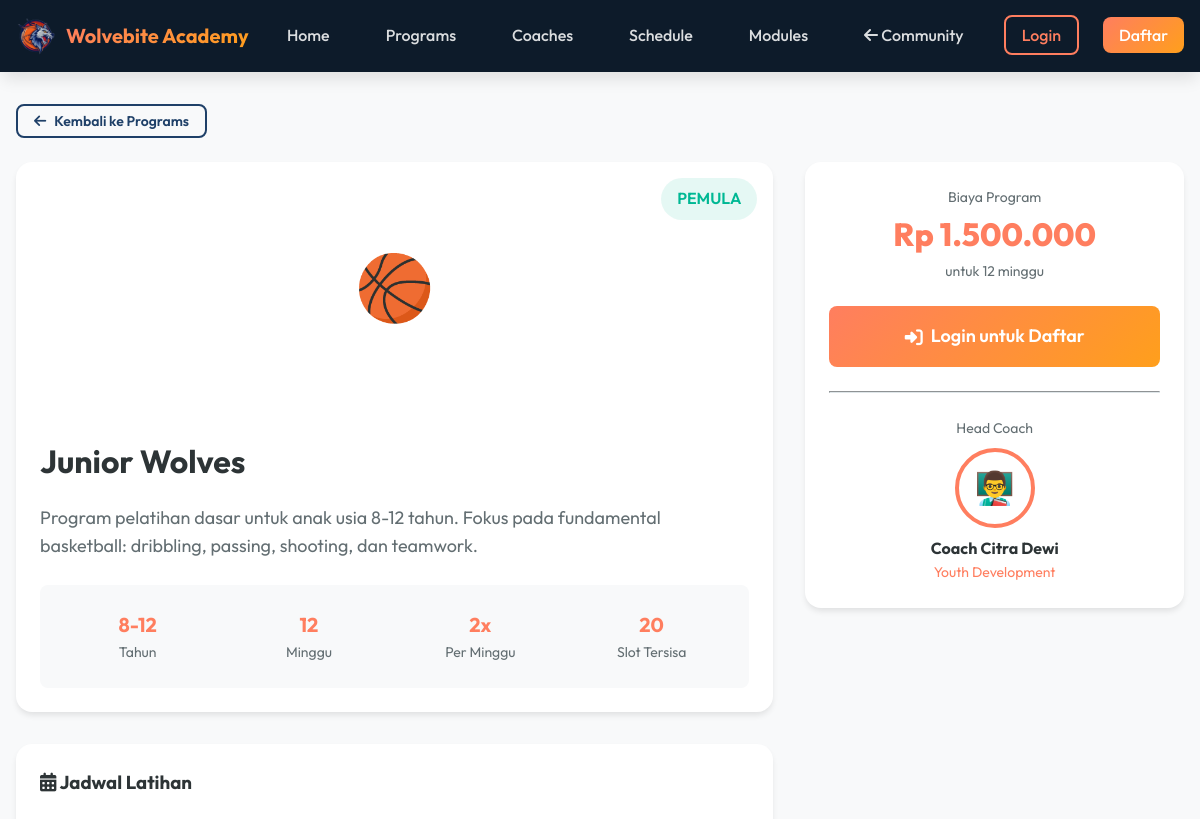
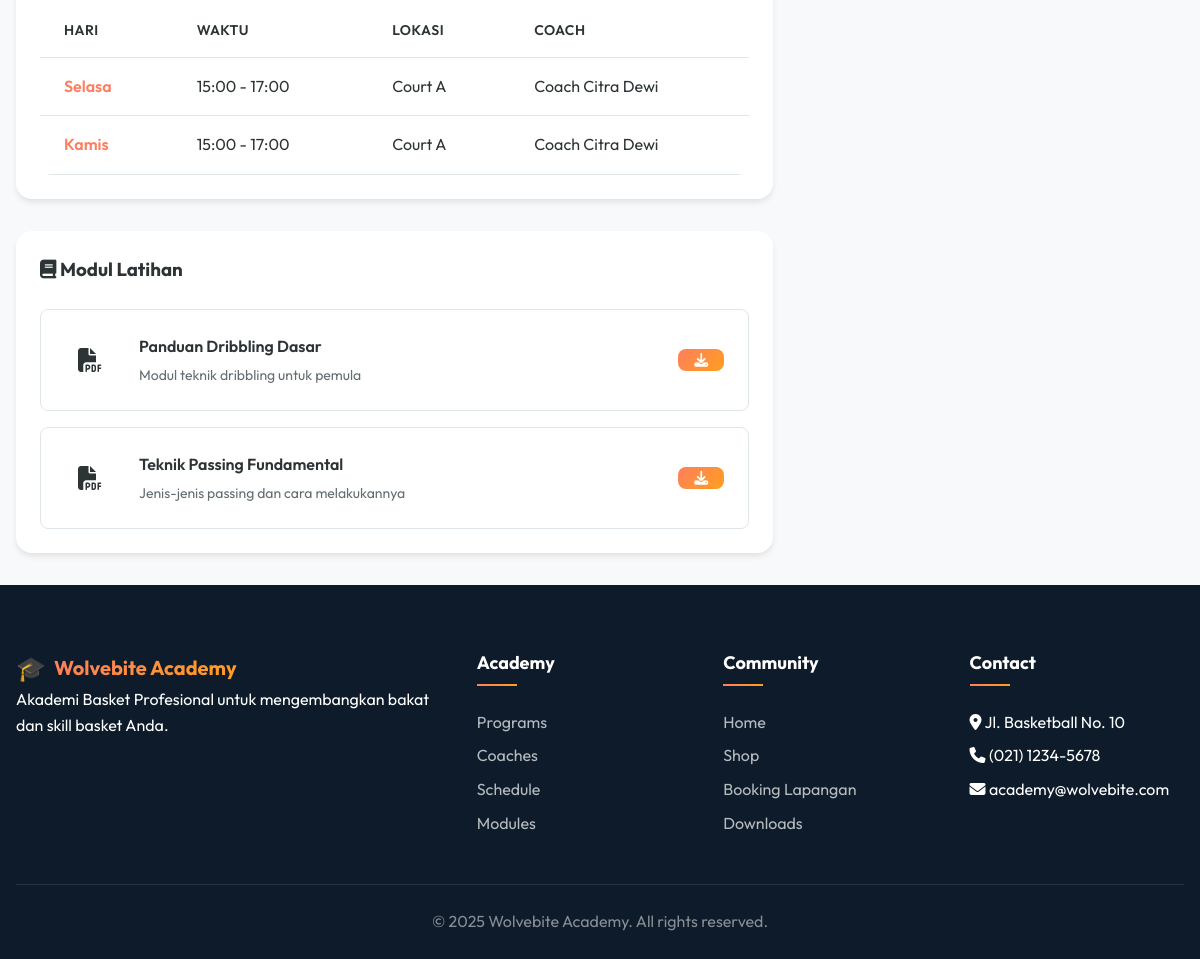
Page /academy/program-detail.php?slug=junior-wolves on the committed database (2 pictures, top to bottom).
### tables this page shows
CREATE TABLE IF NOT EXISTS academy_programs (
    id INT AUTO_INCREMENT PRIMARY KEY,
    name VARCHAR(100) NOT NULL,
    slug VARCHAR(100) UNIQUE,
    description TEXT,
    level ENUM('beginner', 'intermediate', 'advanced', 'elite') DEFAULT 'beginner',
    age_min INT DEFAULT 0,
    age_max INT DEFAULT 99,
    duration_weeks INT DEFAULT 12,
    sessions_per_week INT DEFAULT 2,
    price DECIMAL(12,2) NOT NULL DEFAULT 0,
    max_participants INT DEFAULT 20,
    coach_id INT,
    image VARCHAR(255),
    status ENUM('active', 'inactive', 'full') DEFAULT 'active',
    created_at TIMESTAMP DEFAULT CURRENT_TIMESTAMP,
    updated_at TIMESTAMP DEFAULT CURRENT_TIMESTAMP ON UPDATE CURRENT_TIMESTAMP,
    FOREIGN KEY (coach_id) REFERENCES academy_coaches(id) ON DELETE SET NULL
);

CREATE TABLE IF NOT EXISTS academy_schedule (
    id INT AUTO_INCREMENT PRIMARY KEY,
    program_id INT NOT NULL,
    coach_id INT,
    day_of_week ENUM('monday', 'tuesday', 'wednesday', 'thursday', 'friday', 'saturday', 'sunday') NOT NULL,
    start_time TIME NOT NULL,
    end_time TIME NOT NULL,
    location VARCHAR(100) DEFAULT 'Court A',
    max_capacity INT DEFAULT 20,
    notes TEXT,
    status ENUM('active', 'cancelled') DEFAULT 'active',
    created_at TIMESTAMP DEFAULT CURRENT_TIMESTAMP,
    FOREIGN KEY (program_id) REFERENCES academy_programs(id) ON DELETE CASCADE,
    FOREIGN KEY (coach_id) REFERENCES academy_coaches(id) ON DELETE SET NULL
);

CREATE TABLE IF NOT EXISTS academy_coaches (
    id INT AUTO_INCREMENT PRIMARY KEY,
    name VARCHAR(100) NOT NULL,
    email VARCHAR(100) UNIQUE,
    phone VARCHAR(20),
    specialization VARCHAR(100),
    bio TEXT,
    photo VARCHAR(255),
    experience_years INT DEFAULT 0,
    certifications TEXT,
    status ENUM('active', 'inactive') DEFAULT 'active',
    created_at TIMESTAMP DEFAULT CURRENT_TIMESTAMP,
    updated_at TIMESTAMP DEFAULT CURRENT_TIMESTAMP ON UPDATE CURRENT_TIMESTAMP
);

CREATE TABLE IF NOT EXISTS academy_modules (
    id INT AUTO_INCREMENT PRIMARY KEY,
    program_id INT,
    title VARCHAR(200) NOT NULL,
    description TEXT,
    filename VARCHAR(255) NOT NULL,
    original_name VARCHAR(255) NOT NULL,
    file_type VARCHAR(50),
    file_size INT DEFAULT 0,
    module_order INT DEFAULT 0,
    is_public BOOLEAN DEFAULT FALSE,
    uploaded_by INT,
    created_at TIMESTAMP DEFAULT CURRENT_TIMESTAMP,
    FOREIGN KEY (program_id) REFERENCES academy_programs(id) ON DELETE CASCADE,
    FOREIGN KEY (uploaded_by) REFERENCES users(id) ON DELETE SET NULL
);

### includes/functions.php (called while the page is built, shortened)
<?php
function isLoggedIn()
{
    return isset($_SESSION['user_id']);
}
function isAdmin()
{
    return isset($_SESSION['role']) && $_SESSION['role'] === 'admin';
}
function sanitize($input)
{
    return htmlspecialchars(trim($input), ENT_QUOTES, 'UTF-8');
}
function escapeSQL($conn, $input)
{
    return mysqli_real_escape_string($conn, trim($input));
}
function formatRupiah($amount)
{
    return 'Rp ' . number_format($amount, 0, ',', '.');
}
function formatTime($time)
{
    return date('H:i', strtotime($time));
}
?>

### academy/includes/functions.php (called while the page is built, shortened)
<?php
require_once __DIR__ . '/../../includes/functions.php';
function getProgram($identifier)
{
    global $conn;
    $identifier = escapeSQL($conn, $identifier);
    $sql = "SELECT p.*, c.name as coach_name, c.photo as coach_photo, c.specialization, c.bio as coach_bio
            FROM academy_programs p
            LEFT JOIN academy_coaches c ON p.coach_id = c.id
            WHERE p.id = '$identifier' OR p.slug = '$identifier'";
    $result = mysqli_query($conn, $sql);
    return mysqli_fetch_assoc($result);
}
function getProgramSchedule($program_id)
{
    global $conn;
    $program_id = (int) $program_id;
    return mysqli_query($conn, "SELECT s.*, c.name as coach_name
                                FROM academy_schedule s
                                LEFT JOIN academy_coaches c ON s.coach_id = c.id
                                WHERE s.program_id = $program_id AND s.status = 'active'
                                ORDER BY FIELD(s.day_of_week, 'monday', 'tuesday', 'wednesday', 'thursday', 'friday', 'saturday', 'sunday'), s.start_time");
}
function getProgramModules($program_id, $user_id = null)
{
    global $conn;
    $program_id = (int) $program_id;
    $enrolled = $user_id ? isEnrolled($user_id, $program_id) : false;
    $sql = "SELECT * FROM academy_modules WHERE program_id = $program_id";
    if (!$enrolled && !isAdmin()) {
        $sql .= " AND is_public = TRUE";
    }
    $sql .= " ORDER BY module_order ASC, created_at ASC";
    return mysqli_query($conn, $sql);
}
function getEnrollmentCount($program_id)
{
    global $conn;
    $program_id = (int) $program_id;
    $result = mysqli_query($conn, "SELECT COUNT(*) as count FROM academy_enrollments
                                   WHERE program_id = $program_id AND status IN ('approved', 'pending')");
    $row = mysqli_fetch_assoc($result);
    return $row['count'];
}
function formatDay($day)
{
    $days = [
        'monday' => 'Senin',
        'tuesday' => 'Selasa',
        'wednesday' => 'Rabu',
        'thursday' => 'Kamis',
        'friday' => 'Jumat',
        'saturday' => 'Sabtu',
        'sunday' => 'Minggu'
    ];
    return $days[$day] ?? $day;
}
function formatLevel($level)
{
    $levels = [
        'beginner' => 'Pemula',
        'intermediate' => 'Menengah',
        'advanced' => 'Lanjutan',
        'elite' => 'Elite'
    ];
    return $levels[$level] ?? $level;
}
function getLevelBadge($level)
{
    $badges = [
        'beginner' => 'badge-success',
        'intermediate' => 'badge-info',
        'advanced' => 'badge-warning',
        'elite' => 'badge-primary'
    ];
    return $badges[$level] ?? 'badge-secondary';
}
?>

### academy/program-detail.php (the view, shortened to what this page needs)
<?php
require_once 'includes/header.php';
$slug = $_GET['slug'] ?? '';
$program = getProgram($slug);
$schedules = getProgramSchedule($program['id']);
$modules = getProgramModules($program['id'], isLoggedIn() ? $_SESSION['user_id'] : null);
$isUserEnrolled = isLoggedIn() && isEnrolled($_SESSION['user_id'], $program['id']);
$enrolledCount = getEnrollmentCount($program['id']);
$spotsLeft = $program['max_participants'] - $enrolledCount;
?>
<div class="container">
    <div style="margin-bottom: var(--space-lg);">
        <a href="programs.php" class="btn btn-outline btn-sm">
            <i class="fas fa-arrow-left"></i> Kembali ke Programs
        </a>
    </div>
    <div style="display: grid; grid-template-columns: 2fr 1fr; gap: var(--space-xl);">
        <div>
            <div class="card" style="margin-bottom: var(--space-xl);">
                <div class="program-card-image"
                    style="height: 250px; border-radius: var(--radius-lg) var(--radius-lg) 0 0;">
                    🏀
                    <span class="level-badge badge <?php echo getLevelBadge($program['level']); ?>"
                        style="font-size: var(--font-size-base); padding: var(--space-sm) var(--space-md);">
                        <?php echo formatLevel($program['level']); ?>
                    </span>
                </div>
                <div class="card-body">
                    <h1 style="margin-bottom: var(--space-md);"><?php echo sanitize($program['name']); ?></h1>
                    <p
                        style="font-size: var(--font-size-lg); color: var(--text-light); margin-bottom: var(--space-lg);">
                        <?php echo sanitize($program['description']); ?>
                    </p>
                    <div
                        style="display: grid; grid-template-columns: repeat(4, 1fr); gap: var(--space-lg); padding: var(--space-lg); background: var(--bg-color); border-radius: var(--radius-md);">
                        <div style="text-align: center;">
                            <div style="font-size: var(--font-size-xl); font-weight: 700; color: var(--accent-color);">
                                <?php echo $program['age_min']; ?>-<?php echo $program['age_max']; ?>
                            </div>
                            <div style="font-size: var(--font-size-sm); color: var(--text-light);">Tahun</div>
                        </div>
                        <div style="text-align: center;">
                            <div style="font-size: var(--font-size-xl); font-weight: 700; color: var(--accent-color);">
                                <?php echo $program['duration_weeks']; ?>
                            </div>
                            <div style="font-size: var(--font-size-sm); color: var(--text-light);">Minggu</div>
                        </div>
                        <div style="text-align: center;">
                            <div style="font-size: var(--font-size-xl); font-weight: 700; color: var(--accent-color);">
                                <?php echo $program['sessions_per_week']; ?>x
                            </div>
                            <div style="font-size: var(--font-size-sm); color: var(--text-light);">Per Minggu</div>
                        </div>
                        <div style="text-align: center;">
                            <div style="font-size: var(--font-size-xl); font-weight: 700; color: var(--accent-color);">
                                <?php echo $spotsLeft; ?>
                            </div>
                            <div style="font-size: var(--font-size-sm); color: var(--text-light);">Slot Tersisa</div>
                        </div>
                    </div>
                </div>
            </div>
            <div class="card" style="margin-bottom: var(--space-xl);">
                <div class="card-body">
                    <h3 style="margin-bottom: var(--space-lg);"><i class="fas fa-calendar-alt"></i> Jadwal Latihan</h3>
                    <?php if (mysqli_num_rows($schedules) > 0): ?>
                        <table class="schedule-table">
                            <thead>
                                <tr>
                                    <th>Hari</th>
                                    <th>Waktu</th>
                                    <th>Lokasi</th>
                                    <th>Coach</th>
                                </tr>
                            </thead>
                            <tbody>
                                <?php while ($schedule = mysqli_fetch_assoc($schedules)): ?>
                                    <tr>
                                        <td class="schedule-day"><?php echo formatDay($schedule['day_of_week']); ?></td>
                                        <td><?php echo formatTime($schedule['start_time']); ?> -
                                            <?php echo formatTime($schedule['end_time']); ?></td>
                                        <td><?php echo sanitize($schedule['location']); ?></td>
                                        <td><?php echo sanitize($schedule['coach_name'] ?? 'TBA'); ?></td>
                                    </tr>
                                <?php endwhile; ?>
                            </tbody>
                        </table>
                    <?php else: ?>
                        <p class="text-muted">Jadwal belum tersedia.</p>
                    <?php endif; ?>
                </div>
            </div>
            <div class="card">
                <div class="card-body">
                    <h3 style="margin-bottom: var(--space-lg);"><i class="fas fa-book"></i> Modul Latihan</h3>
                    <?php if (mysqli_num_rows($modules) > 0): ?>
                        <div class="module-list">
                            <?php while ($module = mysqli_fetch_assoc($modules)): ?>
                                <div class="module-item">
                                    <div class="module-icon">
                                        <i class="fas fa-file-pdf"></i>
                                    </div>
                                    <div class="module-info">
                                        <div class="module-title"><?php echo sanitize($module['title']); ?></div>
                                        <div class="module-desc"><?php echo sanitize($module['description']); ?></div>
                                    </div>
                                    <?php if ($isUserEnrolled || $module['is_public'] || isAdmin()): ?>
                                        <a href="modules.php?download=<?php echo $module['id']; ?>" class="btn btn-sm btn-primary">
                                            <i class="fas fa-download"></i>
                                        </a>
                                    <?php else: ?>
                                        <span class="badge badge-secondary"><i class="fas fa-lock"></i> Enroll</span>
                                    <?php endif; ?>
                                </div>
                            <?php endwhile; ?>
                        </div>
                    <?php else: ?>
                        <p class="text-muted">Belum ada modul untuk program ini.</p>
                    <?php endif; ?>
                </div>
            </div>
        </div>
        <div>
            <div class="card" style="position: sticky; top: 100px;">
                <div class="card-body">
                    <div style="text-align: center; margin-bottom: var(--space-lg);">
                        <p style="color: var(--text-light); font-size: var(--font-size-sm);">Biaya Program</p>
                        <div style="font-size: 2rem; font-weight: 800; color: var(--accent-color);">
                            <?php echo formatRupiah($program['price']); ?>
                        </div>
                        <p style="color: var(--text-light); font-size: var(--font-size-sm);">untuk
                            <?php echo $program['duration_weeks']; ?> minggu</p>
                    </div>
                    <?php if ($isUserEnrolled): ?>
                        <div class="alert alert-success" style="margin-bottom: var(--space-md);">
                            <i class="fas fa-check-circle"></i> Anda sudah terdaftar di program ini.
                        </div>
                        <a href="my-enrollments.php" class="btn btn-secondary btn-block">
                            <i class="fas fa-list"></i> Lihat Enrollment
                        </a>
                    <?php elseif ($spotsLeft <= 0): ?>
                        <div class="alert alert-warning">
                            <i class="fas fa-exclamation-triangle"></i> Program ini sudah penuh.
                        </div>
                    <?php else: ?>
                        <a href="<?php echo SITE_URL; ?>/login.php" class="btn btn-primary btn-lg btn-block">
                            <i class="fas fa-sign-in-alt"></i> Login untuk Daftar
                        </a>
                    <?php endif; ?>
                    <hr style="margin: var(--space-lg) 0; border-color: var(--border-color);">
                    <?php if ($program['coach_name']): ?>
                        <div style="text-align: center;">
                            <p
                                style="color: var(--text-light); font-size: var(--font-size-sm); margin-bottom: var(--space-sm);">
                                Head Coach</p>
                            <div class="coach-avatar"
                                style="width: 80px; height: 80px; font-size: 2rem; margin-bottom: var(--space-sm);">
                                <?php if ($program['coach_photo']): ?>
                                    <img src="uploads/coaches/<?php echo $program['coach_photo']; ?>" alt="">
                                <?php else: ?>
                                    👨‍🏫
                                <?php endif; ?>
                            </div>
                            <h4><?php echo sanitize($program['coach_name']); ?></h4>
                            <p style="color: var(--accent-color); font-size: var(--font-size-sm);">
                                <?php echo sanitize($program['specialization']); ?></p>
                        </div>
                    <?php endif; ?>
                </div>
            </div>
        </div>
    </div>
</div>
<?php require_once 'includes/footer.php'; ?>

### rows in the picture
academy_programs: level "PEMULA", name "Junior Wolves", description "Program pelatihan dasar untuk anak usia 8-12 tahun. Fokus pada fundamental basketball: dribbling, passing, shooting, dan teamwork.", age_min "8", age_max "12", duration_weeks "12", sessions_per_week "2", max_participants "20", price "Rp 1.500.000", coach.name "Coach Citra Dewi", coach.specialization "Youth Development"
academy_schedule: day_of_week "Selasa", start_time "15:00", end_time "17:00", location "Court A", coach.name "Coach Citra Dewi"
academy_schedule: day_of_week "Kamis", start_time "15:00", end_time "17:00", location "Court A", coach.name "Coach Citra Dewi"
academy_modules: title "Panduan Dribbling Dasar", description "Modul teknik dribbling untuk pemula"
academy_modules: title "Teknik Passing Fundamental", description "Jenis-jenis passing dan cara melakukannya"
